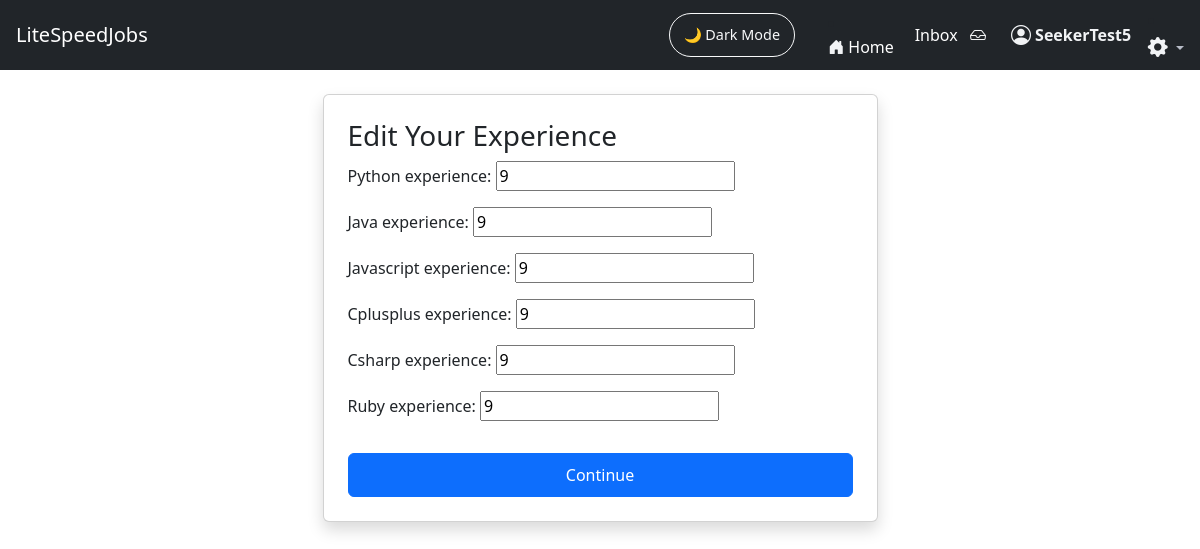
The page /JobFinder_app/seeker_form2/ (signed in) on the database its author committed.
### JobFinder_app/models.py (models this page shows, shortened)
class SeekerModelTwo(models.Model):
    user = models.OneToOneField(User, on_delete=models.CASCADE)
    python_experience = models.IntegerField(default=0)
    java_experience = models.IntegerField(default=0)
    javascript_experience = models.IntegerField(default=0)
    cplusplus_experience = models.IntegerField(default=0)
    csharp_experience = models.IntegerField(default=0)
    ruby_experience = models.IntegerField(default=0)

### JobFinder_app/views.py (the view)
# urls.py: path("seeker_form2/", views.seeker_form_two, name="seeker_form2"),
@login_required
def seeker_form_two(request):
    instance, _ = SeekerModelTwo.objects.get_or_create(user=request.user)
    if request.method == "POST":
        form = SeekerFormTwo(request.POST, instance=instance)
        if form.is_valid():
            form.save()
            return redirect("seeker_form3")
    else:
        form = SeekerFormTwo(instance=instance)
    return render(request, "JobFinder_app/seeker_form2.html", {
        "form": form,
        "edit_mode": True,
    })

### JobFinder_app/forms.py
class SeekerFormTwo(ModelForm):
    class Meta:
        model = SeekerModelTwo
        exclude = ('user',)
        fields = '__all__'

### JobFinder_app/context_processors.py (called while the page is built)
def unread_message_count(request):
    if request.user.is_authenticated:
        return {
            "unread_count": Message.objects.filter(
                receiver=request.user,
                is_read=False
            ).count()
        }
    return {}

### JobFinder_app/templates/JobFinder_app/seeker_form2.html (shortened to what this page needs)
{% extends "JobFinder_app/base.html" %}
{% block content %}
<div class="col-md-6 mx-auto">
    <div class="card shadow p-4">
        <h3>
            {% if edit_mode %}
                Edit Your Experience
            {% else %}
                Add Your Experience
            {% endif %}
        </h3>
        <form method="POST">
            {{ form.as_p }}
            <button class="btn btn-primary w-100 mt-3">Continue</button>
        </form>
    </div>
</div>
{% endblock %}

### JobFinder_app/templates/JobFinder_app/base.html (shortened to what this page needs)
<!DOCTYPE html>
<html lang="en" data-theme="light">
<head>
    <link href="https://cdn.jsdelivr.net/npm/bootstrap@5.3.2/dist/css/bootstrap.min.css" rel="stylesheet">
    <link href="https://cdn.jsdelivr.net/npm/bootstrap-icons@1.11.1/font/bootstrap-icons.css" rel="stylesheet">
</head>
<body>
{% load message_tags %}
<nav class="navbar navbar-expand-lg navbar-dark bg-dark px-3">
    <a class="navbar-brand" href="/">LiteSpeedJobs</a>
    <div class="ms-auto d-flex align-items-center">
        <button id="darkModeToggle" class="btn btn-outline-light ms-3">
            🌙 Dark Mode
        </button>&nbsp;&nbsp;&nbsp;&nbsp;&nbsp;&nbsp;&nbsp;&nbsp;
        <li class="nav-item">
            <a class="nav-link d-flex align-items-center home-link"
            href="{% url 'landing' %}">
                <i class="bi bi-house-door-fill me-1 nav-icon"></i>
                <span class="d-none d-md-inline">Home</span>&nbsp;&nbsp;&nbsp;&nbsp;&nbsp;
            </a>
        </li>
        {% if user.is_authenticated %}
        <a href="{% url 'inbox_pro' %}" class="nav-link d-flex align-items-center home-link">Inbox</a>&nbsp;&nbsp;&nbsp;
        <a href="{% url 'inbox_pro' %}" class="nav-link position-relative">
            <i class="bi bi-inbox"></i>
        </a>
        {% else %}
        <li class="nav-item">
            <a href="{% url 'login' %}" class="nav-link">
                <i class="bi bi-inbox"></i>
            </a>
        </li>
        {% endif %}&nbsp;&nbsp;&nbsp;&nbsp;&nbsp;&nbsp;
        {% if request.user.is_authenticated %}
            <a href="{% url 'role_redirect' %}"
                class="nav-link d-flex align-items-center gap-1 user-link">
                <i class="bi bi-person-circle nav-icon fs-5"></i>
             <span class="d-none d-md-inline">
                 <strong>{{ request.user.username }}</strong>&nbsp;&nbsp;&nbsp;&nbsp;
            </span>
        {% endif %}
        {% if user.is_authenticated %}
        <li class="nav-item dropdown ">
            <a class="nav-link dropdown-toggle p-0 account_dropdown"
            style="color:var(--ls-dark-muted)"
            href="#"
            id="settingsDropdown"
            role="button"
            data-bs-toggle="dropdown"
            aria-expanded="false"
            data-bs-placement="bottom"
            title="Account settings">
                <i class="bi bi-gear-fill fs-5 text-white"></i>
            </a>
        </li>
        {% endif %}
    </div>
</nav>
<div class="container py-4">
    {% block content %}{% endblock %}
</div>
</body>
</html>

### JobFinder_app/templates/JobFinder_app/base.html (style rules this page uses)
input, select, textarea { font-size: 16px; }
.btn { min-height: 44px; }
.container, .container-fluid { padding-left: 15px; padding-right: 15px; }
:root { --ls-bg: #ffffff; --ls-bg-card: #f7f9fc; --ls-text: #141414; --ls-text-muted: #555; --ls-border: #e4e7ec; --ls-icon-color: #f1f3f5; --chat-bg: #fffffff5; --chat-panel-bg: #f8f9fa; --chat-border: #dee2e6; --chat-text: #212529; --chat-muted: #6c757d; --bubble-sent-bg: #0d6efd; --bubble-sent-text: #ffffff; --bubble-received-bg: #e9ecef; --bubble-received-text: #212529; --account-settings: #9de3f4; --ls-primary: #4dabf7; --ls-dark-bg: #0e1116; --ls-dark-bg-card: #1a1d24; --ls-dark-border: #2b2e36; --ls-dark-text: #f1f3f7; --ls-dark-muted: #b7bcc7; }
body { transition: background 0.3s ease, color 0.3s ease; }
.navbar { transition: background 0.3s ease; }
.card { transition: background 0.3s ease, border 0.3s ease; }
.btn { transition: background 0.25s ease, color 0.25s ease, border 0.25s ease; }
.navbar .nav-link i, .navbar .inbox-icon { color: var(--ls-icon-color) !important; transition: color 0.2s ease; }
.user-link .nav-icon, .user-link span { color: var(--ls-icon-color); transition: color 0.2s ease; font-weight: 500; }
.home-link, .home-link i { color: #ffffff !important; }
.bi-gear-fill { transition: transform 0.3s ease; }
.account_dropdown { color: var(--account-settings); }
#darkModeToggle { font-size: 0.9rem; border-radius: 25px; padding: 5px 14px; cursor: pointer; }

### rows shown on the page
SeekerModelTwo: python_experience "9", java_experience "9", javascript_experience "9", cplusplus_experience "9", csharp_experience "9", ruby_experience "9"

### other values the page prints
{{ request.user.username }} "SeekerTest5"
